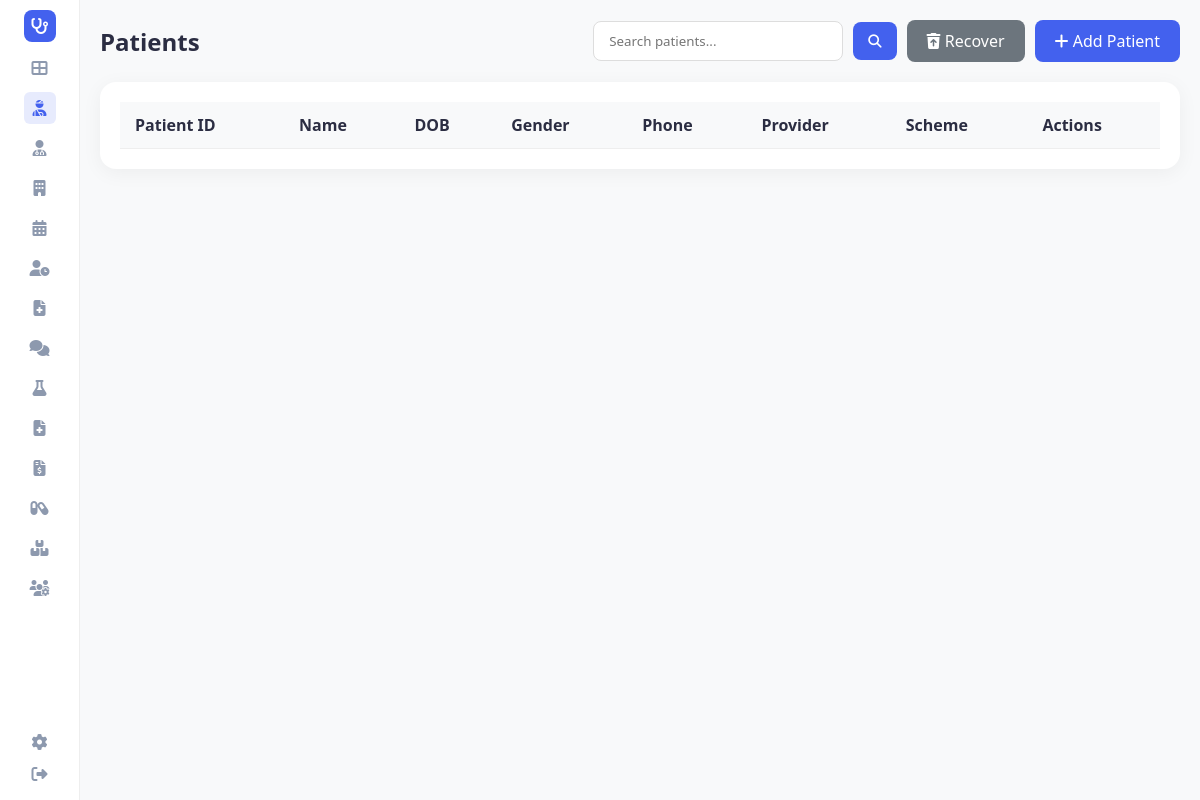
Page /patients (signed in) on the earlier database version.
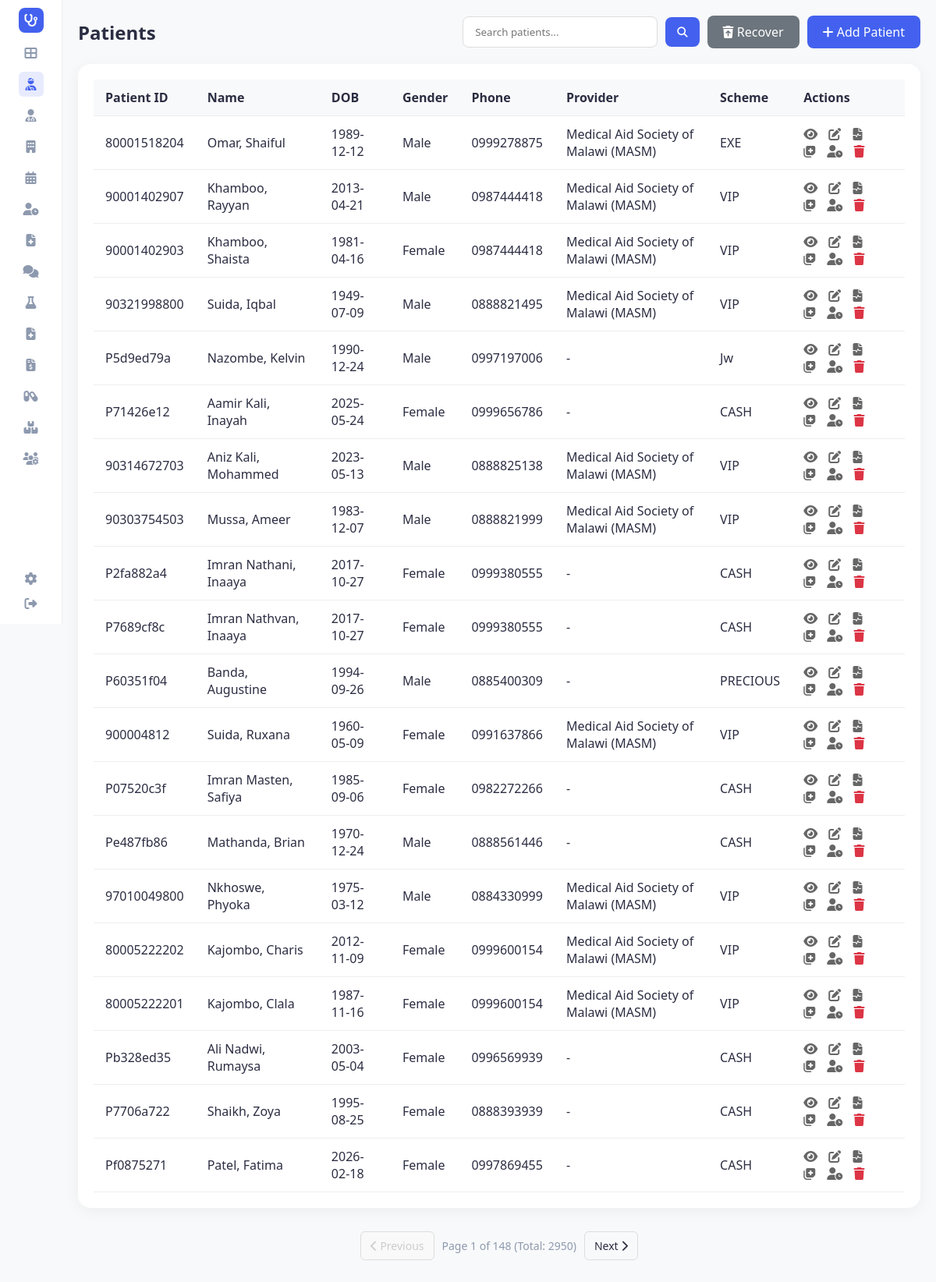
Same page on the later database version.
### tables this page shows
CREATE TABLE patients (
                patient_id TEXT PRIMARY KEY,
                first_name TEXT,
                last_name TEXT,
                date_of_birth TEXT,
                gender TEXT,
                phone TEXT,
                email TEXT,
                address TEXT,
                emergency_contact TEXT,
                blood_group TEXT,
                medical_history TEXT,
                created_date TEXT,
                scheme_provider TEXT,
                scheme_type TEXT
            , is_deleted INTEGER DEFAULT 0, deleted_at TEXT);

### app.py (the view)
@app.route('/patients')
def patients():
    search_term = request.args.get('search', '')
    page = request.args.get('page', 1, type=int)
    per_page = 20
    if search_term:
        all_results = hms.search_patients(search_term)
        total_count = len(all_results)
        patients_slice, total_pages = paginate_list(all_results, page, per_page)
    else:
        total_count = hms.get_patients_count()
        patients_slice = hms.get_patients_paginated(page, per_page)
        total_pages = math.ceil(total_count / per_page)
    return render_template('patients.html',
                           patients=patients_slice,
                           active_page='patients',
                           search_term=search_term,
                           page=page,
                           total_pages=total_pages,
                           total_count=total_count)

### app.py (called while the page is built)
@app.before_request
def require_login():
    allowed_routes = ['login', 'register', 'static']
    if request.endpoint not in allowed_routes and 'user_id' not in session:
        return redirect(url_for('login'))

@app.context_processor
def inject_user():
    username = session.get('username')
    role = session.get('role')
    unread = 0
    if username:
        unread = hms.get_unread_count(username, role)
    return dict(current_user=username, current_role=role, unread_messages_count=unread, hms=hms)

### database/db_manager.py (called while the page is built)
    def get_connection(self):
        conn = sqlite3.connect(self.db_file)
        conn.row_factory = sqlite3.Row
        return conn

    def count(self, table: str, where_clause: str = None, params: tuple = ()) -> int:
        try:
            conn = self.get_connection()
            cursor = conn.cursor()
            where = f"WHERE {where_clause}" if where_clause else ""
            cursor.execute(f"SELECT COUNT(*) FROM {table} {where}", params)
            count = cursor.fetchone()[0]
            conn.close()
            return count
        except Exception as e:
            print(f"[ERROR] DatabaseManager.count: {e}")
            return 0

### templates/patients.html (shortened to what the changed rows need)
<!DOCTYPE html>
<html lang="en">
<head>
    <link rel="stylesheet" href="{{ url_for('static', filename='style.css') }}">
    <link rel="stylesheet" href="https://cdnjs.cloudflare.com/ajax/libs/font-awesome/6.4.0/css/all.min.css">
</head>
<body>
    <div class="container">
        <main class="main-content">
            <div class="header-actions">
                <h2>Patients</h2>
            </div>
            <div class="table-container">
                <table>
                    <thead>
                        <tr>
                            <th>Patient ID</th>
                            <th>Name</th>
                            <th>DOB</th>
                            <th>Gender</th>
                            <th>Phone</th>
                            <th>Provider</th>
                            <th>Scheme</th>
                            <th>Actions</th>
                        </tr>
                    </thead>
                    <tbody>
                        {% for patient in patients %}
                        <tr ondblclick="window.location.href='{{ url_for('patient_details', patient_id=patient.patient_id) }}'" style="cursor: pointer;" title="Double click to view details">
                            <td>{{ patient.patient_id }}</td>
                            <td>{{ patient.last_name }}, {{ patient.first_name }}</td>
                            <td>{{ patient.date_of_birth }}</td>
                            <td>{{ patient.gender }}</td>
                            <td>{{ patient.phone }}</td>
                            <td>{{ patient.scheme_provider or '-' }}</td>
                            <td>{{ patient.scheme_type or '-' }}</td>
                            <td class="actions">
                                <a href="{{ url_for('patient_details', patient_id=patient.patient_id) }}" title="View"><i class="fas fa-eye"></i></a>
                                <a href="{{ url_for('edit_patient', patient_id=patient.patient_id) }}" title="Edit"><i class="fas fa-edit"></i></a>
                                <a href="{{ url_for('view_medical_records', patient_id=patient.patient_id) }}" title="View All Records"><i class="fas fa-file-medical-alt"></i></a>
                                <a href="{{ url_for('add_medical_record', patient_id=patient.patient_id) }}" title="Create Medical Record"><i class="fas fa-notes-medical"></i></a>
                                <a href="{{ url_for('add_to_queue', patient_id=patient.patient_id) }}" title="Add to Queue"><i class="fas fa-user-clock"></i></a>
                                <a href="{{ url_for('delete_patient', patient_id=patient.patient_id) }}" class="delete" title="Delete" onclick="return confirm('Are you sure you want to delete this patient?')"><i class="fas fa-trash"></i></a>
                            </td>
                        </tr>
                        {% endfor %}
                    </tbody>
                </table>
            </div>
            {% if total_pages > 1 %}
            <div class="pagination">
                <a href="{{ url_for('patients', page=page-1, search=search_term) }}" class="pagination-btn {{ 'disabled' if page == 1 else '' }}">
                    <i class="fas fa-chevron-left"></i> Previous
                </a>
                <div class="pagination-info">
                    Page {{ page }} of {{ total_pages }} (Total: {{ total_count }})
                </div>
                <a href="{{ url_for('patients', page=page+1, search=search_term) }}" class="pagination-btn {{ 'disabled' if page == total_pages else '' }}">
                    Next <i class="fas fa-chevron-right"></i>
                </a>
            </div>
            {% endif %}
        </main>
    </div>
</body>
</html>

Differences in the rows shown:
added patients: patient_id "80001518204", last_name "Omar", first_name "Shaiful", date_of_birth "1989-12-12", gender "Male", phone "0999278875", scheme_provider "Medical Aid Society of Malawi (MASM)", scheme_type "EXE"
added patients: patient_id "90001402907", last_name "Khamboo", first_name "Rayyan", date_of_birth "2013-04-21", gender "Male", phone "0987444418", scheme_provider "Medical Aid Society of Malawi (MASM)", scheme_type "VIP"
added patients: patient_id "90001402903", last_name "Khamboo", first_name "Shaista", date_of_birth "1981-04-16", gender "Female", phone "0987444418", scheme_provider "Medical Aid Society of Malawi (MASM)", scheme_type "VIP"
added patients: patient_id "90321998800", last_name "Suida", first_name "Iqbal", date_of_birth "1949-07-09", gender "Male", phone "0888821495", scheme_provider "Medical Aid Society of Malawi (MASM)", scheme_type "VIP"
added patients: patient_id "P5d9ed79a", last_name "Nazombe", first_name "Kelvin", date_of_birth "1990-12-24", gender "Male", phone "0997197006", scheme_provider "-", scheme_type "Jw"
added patients: patient_id "P71426e12", last_name "Aamir Kali", first_name "Inayah", date_of_birth "2025-05-24", gender "Female", phone "0999656786", scheme_provider "-", scheme_type "CASH"
added patients: patient_id "90314672703", last_name "Aniz Kali", first_name "Mohammed", date_of_birth "2023-05-13", gender "Male", phone "0888825138", scheme_provider "Medical Aid Society of Malawi (MASM)", scheme_type "VIP"
added patients: patient_id "90303754503", last_name "Mussa", first_name "Ameer", date_of_birth "1983-12-07", gender "Male", phone "0888821999", scheme_provider "Medical Aid Society of Malawi (MASM)", scheme_type "VIP"
added patients: patient_id "P2fa882a4", last_name "Imran Nathani", first_name "Inaaya", date_of_birth "2017-10-27", gender "Female", phone "0999380555", scheme_provider "-", scheme_type "CASH"
added patients: patient_id "P7689cf8c", last_name "Imran Nathvan", first_name "Inaaya", date_of_birth "2017-10-27", gender "Female", phone "0999380555", scheme_provider "-", scheme_type "CASH"
added patients: patient_id "P60351f04", last_name "Banda", first_name "Augustine", date_of_birth "1994-09-26", gender "Male", phone "0885400309", scheme_provider "-", scheme_type "PRECIOUS"
added patients: patient_id "900004812", last_name "Suida", first_name "Ruxana", date_of_birth "1960-05-09", gender "Female", phone "0991637866", scheme_provider "Medical Aid Society of Malawi (MASM)", scheme_type "VIP"
added patients: patient_id "P07520c3f", last_name "Imran Masten", first_name "Safiya", date_of_birth "1985-09-06", gender "Female", phone "0982272266", scheme_provider "-", scheme_type "CASH"
added patients: patient_id "Pe487fb86", last_name "Mathanda", first_name "Brian", date_of_birth "1970-12-24", gender "Male", phone "0888561446", scheme_provider "-", scheme_type "CASH"
added patients: patient_id "97010049800", last_name "Nkhoswe", first_name "Phyoka", date_of_birth "1975-03-12", gender "Male", phone "0884330999", scheme_provider "Medical Aid Society of Malawi (MASM)", scheme_type "VIP"
added patients: patient_id "80005222202", last_name "Kajombo", first_name "Charis", date_of_birth "2012-11-09", gender "Female", phone "0999600154", scheme_provider "Medical Aid Society of Malawi (MASM)", scheme_type "VIP"
added patients: patient_id "80005222201", last_name "Kajombo", first_name "Clala", date_of_birth "1987-11-16", gender "Female", phone "0999600154", scheme_provider "Medical Aid Society of Malawi (MASM)", scheme_type "VIP"
added patients: patient_id "Pb328ed35", last_name "Ali Nadwi", first_name "Rumaysa", date_of_birth "2003-05-04", gender "Female", phone "0996569939", scheme_provider "-", scheme_type "CASH"
added patients: patient_id "P7706a722", last_name "Shaikh", first_name "Zoya", date_of_birth "1995-08-25", gender "Female", phone "0888393939", scheme_provider "-", scheme_type "CASH"
added patients: patient_id "Pf0875271", last_name "Patel", first_name "Fatima", date_of_birth "2026-02-18", gender "Female", phone "0997869455", scheme_provider "-", scheme_type "CASH"
Other differences:
{{ page }}: (not shown) → "1"
{{ total_pages }}: (not shown) → "148"
{{ total_count }}: (not shown) → "2950"
text now shown: "Previous Page of (Total: ) Next"
